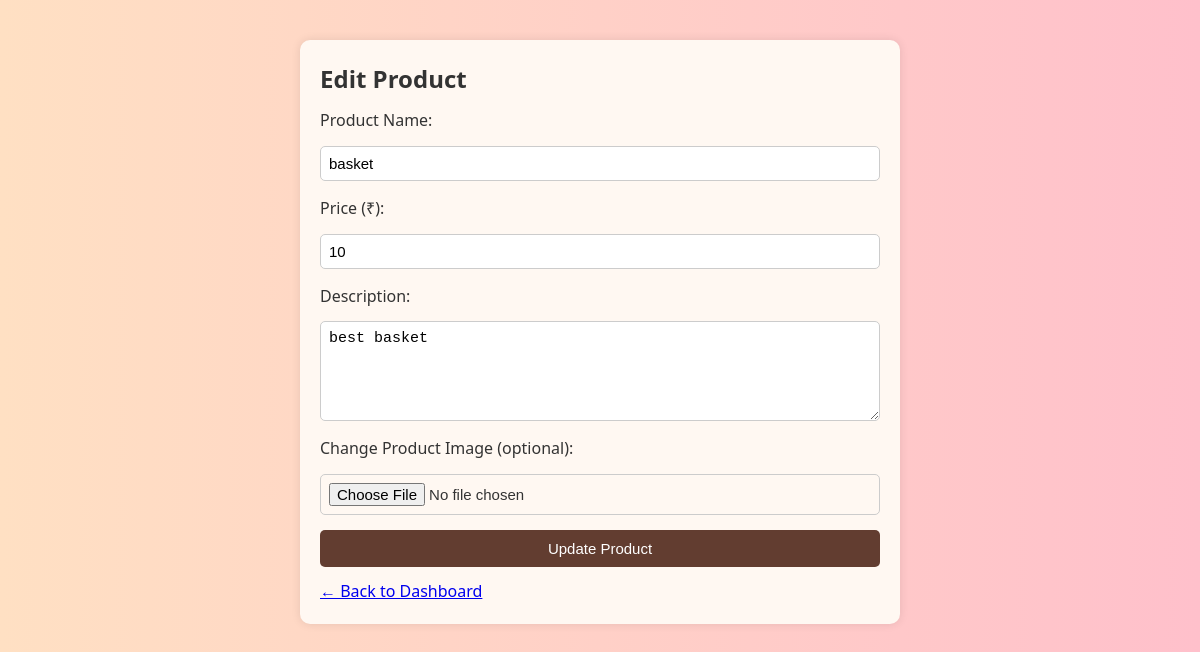
Page /edit_product/1 (signed in) on the committed database.
### tables this page shows
CREATE TABLE products (
    id INTEGER PRIMARY KEY AUTOINCREMENT,
    user_id INTEGER NOT NULL,
    name TEXT NOT NULL,
    price INTEGER NOT NULL,
    description TEXT,
    image TEXT,
    FOREIGN KEY (user_id) REFERENCES users (id)
);

### app.py (the view, shortened to what this page needs)
@app.route('/edit_product/<int:product_id>', methods=['GET', 'POST'])
def edit_product(product_id):
    if 'user_id' not in session or session.get('role') != 'shop_owner':
        return redirect(url_for('login'))
    conn = get_db_connection()
    product = conn.execute('SELECT * FROM products WHERE id = ? AND user_id = ?',
                           (product_id, session['user_id'])).fetchone()
    if not product:
        conn.close()
        return "Product not found or unauthorized", 404
    conn.close()
    return render_template('edit_product.html', product=product)

### app.py (called while the page is built)
def get_db_connection():
    conn = sqlite3.connect('artify.db')
    conn.row_factory = sqlite3.Row
    return conn

### templates/edit_product.html (shortened to what this page needs)
<!DOCTYPE html>
<html lang="en">
<head>
  <link rel="stylesheet" href="{{ url_for('static', filename='css/style.css') }}">
</head>
<body>
  <div class="container">
    <h2>Edit Product</h2>
    <form action="{{ url_for('edit_product', product_id=product.id) }}" method="POST" enctype="multipart/form-data">
      <label for="name">Product Name:</label>
      <input type="text" name="name" value="{{ product.name }}" required>
      <label for="price">Price (₹):</label>
      <input type="number" name="price" value="{{ product.price }}" step="0.01" required>
      <label for="description">Description:</label>
      <textarea name="description" required>{{ product.description }}</textarea>
      <label for="image">Change Product Image (optional):</label>
      <input type="file" name="image" accept="image/*">
      <button type="submit">Update Product</button>
    </form>
    <p><a href="{{ url_for('artisan_dashboard') }}">← Back to Dashboard</a></p>
  </div>
</body>
</html>

### static/css/style.css (style rules this page uses)
body { margin: 0; font-family: 'Segoe UI', sans-serif; background-color: #fef9f4; color: #333; }
* { margin: 0; padding: 0; box-sizing: border-box; }
body { font-family: 'Segoe UI', sans-serif; background-color: #f5f1ec; color: #333; line-height: 1.6; }
body { font-family: 'Segoe UI', sans-serif; background-color: #f8f2ec; margin: 0; padding: 0; }
input, textarea, button { display: block; width: 100%; margin: 12px 0; padding: 12px; border-radius: 6px; border: 1px solid #ccc; font-size: 15px; }
textarea { resize: vertical; min-height: 100px; }
button { background-color: #623d30; color: white; border: none; cursor: pointer; transition: background-color 0.2s; }
body { font-family: 'Segoe UI', sans-serif; background: linear-gradient(to right, #ffe0c3, #ffc0cb); color: #333; }
.container { max-width: 600px; margin: 40px auto; padding: 20px; background-color: #fff8f2; border-radius: 10px; box-shadow: 0 0 10px rgba(0,0,0,0.1); }
label { display: block; margin: 10px 0 5px; }
input, textarea { width: 100%; padding: 8px; margin-bottom: 15px; border: 1px solid #ccc; border-radius: 5px; }
button { background-color: #623d30; color: white; border: none; padding: 10px 20px; border-radius: 5px; }

### rows in the picture
products: name "basket", price "10", description "best basket"
